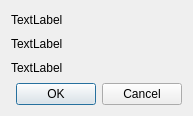
<?xml version="1.0" encoding="UTF-8"?>
<ui version="4.0">
 <class>Dialog</class>
 <widget class="QDialog" name="Dialog">
  <property name="geometry">
   <rect>
    <x>0</x>
    <y>0</y>
    <width>193</width>
    <height>116</height>
   </rect>
  </property>
  <property name="windowTitle">
   <string>Dialog</string>
  </property>
  <layout class="QVBoxLayout" name="verticalLayout_2">
   <item>
    <layout class="QHBoxLayout" name="horizontalLayout">
     <item>
      <layout class="QVBoxLayout" name="verticalLayout">
       <item>
        <widget class="QLabel" name="label">
         <property name="text">
          <string>TextLabel</string>
         </property>
        </widget>
       </item>
       <item>
        <widget class="QLabel" name="label_3">
         <property name="text">
          <string>TextLabel</string>
         </property>
        </widget>
       </item>
       <item>
        <widget class="QLabel" name="label_2">
         <property name="text">
          <string>TextLabel</string>
         </property>
        </widget>
       </item>
      </layout>
     </item>
     <item>
      <spacer name="horizontalSpacer">
       <property name="orientation">
        <enum>Qt::Horizontal</enum>
       </property>
       <property name="sizeHint" stdset="0">
        <size>
         <width>60</width>
         <height>60</height>
        </size>
       </property>
      </spacer>
     </item>
    </layout>
   </item>
   <item>
    <widget class="QDialogButtonBox" name="buttonBox">
     <property name="orientation">
      <enum>Qt::Horizontal</enum>
     </property>
     <property name="standardButtons">
      <set>QDialogButtonBox::Cancel|QDialogButtonBox::Ok</set>
     </property>
    </widget>
   </item>
  </layout>
 </widget>
 <resources/>
 <connections>
  <connection>
   <sender>buttonBox</sender>
   <signal>accepted()</signal>
   <receiver>Dialog</receiver>
   <slot>accept()</slot>
   <hints>
    <hint type="sourcelabel">
     <x>248</x>
     <y>254</y>
    </hint>
    <hint type="destinationlabel">
     <x>157</x>
     <y>274</y>
    </hint>
   </hints>
  </connection>
  <connection>
   <sender>buttonBox</sender>
   <signal>rejected()</signal>
   <receiver>Dialog</receiver>
   <slot>reject()</slot>
   <hints>
    <hint type="sourcelabel">
     <x>316</x>
     <y>260</y>
    </hint>
    <hint type="destinationlabel">
     <x>286</x>
     <y>274</y>
    </hint>
   </hints>
  </connection>
 </connections>
</ui>
